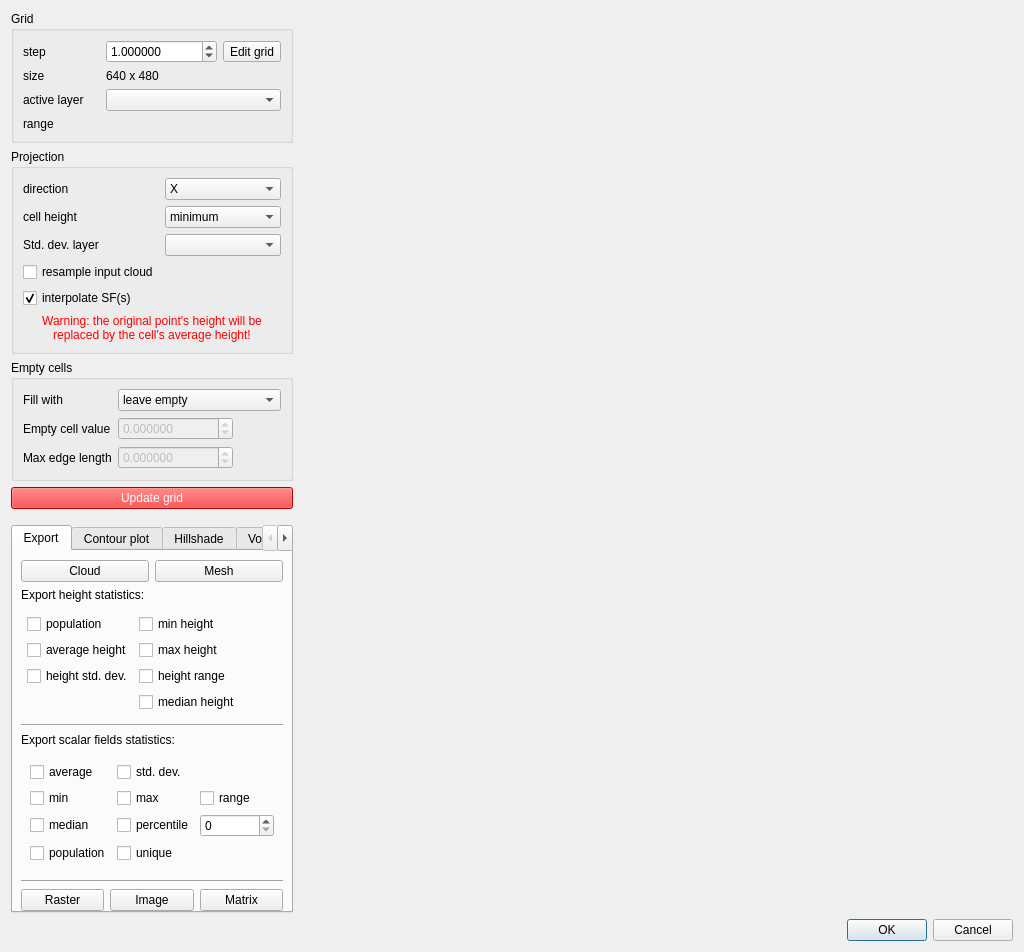
<?xml version="1.0" encoding="UTF-8"?>
<ui version="4.0">
 <class>RasterizeToolDialog</class>
 <widget class="QDialog" name="RasterizeToolDialog">
  <property name="geometry">
   <rect>
    <x>0</x>
    <y>0</y>
    <width>1024</width>
    <height>800</height>
   </rect>
  </property>
  <property name="windowTitle">
   <string>Rasterize</string>
  </property>
  <layout class="QVBoxLayout" name="verticalLayout_7">
   <item>
    <layout class="QHBoxLayout" name="horizontalLayout" stretch="0,1">
     <property name="spacing">
      <number>6</number>
     </property>
     <item>
      <widget class="QFrame" name="leftFrame">
       <property name="sizePolicy">
        <sizepolicy hsizetype="Maximum" vsizetype="Preferred">
         <horstretch>0</horstretch>
         <verstretch>0</verstretch>
        </sizepolicy>
       </property>
       <layout class="QVBoxLayout" name="verticalLayout" stretch="0,0,0,1,0,0">
        <property name="leftMargin">
         <number>0</number>
        </property>
        <property name="topMargin">
         <number>0</number>
        </property>
        <property name="rightMargin">
         <number>0</number>
        </property>
        <property name="bottomMargin">
         <number>0</number>
        </property>
        <item>
         <widget class="QGroupBox" name="groupBox">
          <property name="title">
           <string>Grid</string>
          </property>
          <layout class="QGridLayout" name="gridLayout">
           <property name="verticalSpacing">
            <number>6</number>
           </property>
           <item row="2" column="0">
            <widget class="QLabel" name="label_4">
             <property name="text">
              <string>size</string>
             </property>
            </widget>
           </item>
           <item row="1" column="0">
            <widget class="QLabel" name="label_2">
             <property name="text">
              <string>step</string>
             </property>
            </widget>
           </item>
           <item row="2" column="1">
            <widget class="QLabel" name="gridWidthLabel">
             <property name="text">
              <string notr="true">640 x 480</string>
             </property>
            </widget>
           </item>
           <item row="1" column="1">
            <layout class="QHBoxLayout" name="horizontalLayout_4">
             <item>
              <widget class="QDoubleSpinBox" name="gridStepDoubleSpinBox">
               <property name="toolTip">
                <string>size of step of the grid generated (in the same units as the coordinates of the point cloud)</string>
               </property>
               <property name="decimals">
                <number>6</number>
               </property>
               <property name="minimum">
                <double>0.000010000000000</double>
               </property>
               <property name="maximum">
                <double>100000.000000000000000</double>
               </property>
               <property name="singleStep">
                <double>0.001000000000000</double>
               </property>
               <property name="value">
                <double>1.000000000000000</double>
               </property>
              </widget>
             </item>
             <item>
              <widget class="QToolButton" name="editGridToolButton">
               <property name="text">
                <string>Edit grid</string>
               </property>
              </widget>
             </item>
            </layout>
           </item>
           <item row="3" column="0">
            <widget class="QLabel" name="label_13">
             <property name="toolTip">
              <string>Active layer (or 'scalar field')</string>
             </property>
             <property name="text">
              <string>active layer</string>
             </property>
            </widget>
           </item>
           <item row="3" column="1">
            <widget class="QComboBox" name="activeLayerComboBox"/>
           </item>
           <item row="4" column="0">
            <widget class="QLabel" name="label_7">
             <property name="text">
              <string>range</string>
             </property>
            </widget>
           </item>
           <item row="4" column="1">
            <widget class="QLabel" name="gridLayerRangeLabel">
             <property name="text">
              <string/>
             </property>
            </widget>
           </item>
          </layout>
         </widget>
        </item>
        <item>
         <widget class="QGroupBox" name="groupBox_2">
          <property name="title">
           <string>Projection</string>
          </property>
          <layout class="QGridLayout" name="gridLayout_3">
           <item row="2" column="1">
            <widget class="QComboBox" name="scalarFieldProjection">
             <property name="toolTip">
              <string>SF interpolation method</string>
             </property>
             <property name="currentIndex">
              <number>1</number>
             </property>
             <item>
              <property name="text">
               <string>minimum value</string>
              </property>
             </item>
             <item>
              <property name="text">
               <string>average value</string>
              </property>
             </item>
             <item>
              <property name="text">
               <string>maximum value</string>
              </property>
             </item>
             <item>
              <property name="text">
               <string>median value</string>
              </property>
             </item>
            </widget>
           </item>
           <item row="1" column="0">
            <widget class="QLabel" name="label_8">
             <property name="text">
              <string>cell height</string>
             </property>
            </widget>
           </item>
           <item row="0" column="0">
            <widget class="QLabel" name="label_9">
             <property name="text">
              <string>direction</string>
             </property>
            </widget>
           </item>
           <item row="3" column="0">
            <widget class="QCheckBox" name="resampleCloudCheckBox">
             <property name="sizePolicy">
              <sizepolicy hsizetype="Preferred" vsizetype="Fixed">
               <horstretch>0</horstretch>
               <verstretch>0</verstretch>
              </sizepolicy>
             </property>
             <property name="toolTip">
              <string>Use the nearest point of the input cloud in each cell instead of the cell center</string>
             </property>
             <property name="text">
              <string>resample input cloud</string>
             </property>
             <property name="checked">
              <bool>false</bool>
             </property>
            </widget>
           </item>
           <item row="0" column="1">
            <widget class="QComboBox" name="dimensionComboBox">
             <property name="currentIndex">
              <number>0</number>
             </property>
             <item>
              <property name="text">
               <string notr="true">X</string>
              </property>
             </item>
             <item>
              <property name="text">
               <string notr="true">Y</string>
              </property>
             </item>
             <item>
              <property name="text">
               <string notr="true">Z</string>
              </property>
             </item>
            </widget>
           </item>
           <item row="1" column="1">
            <widget class="QComboBox" name="heightProjectionComboBox">
             <property name="toolTip">
              <string>Per-cell height computation method:
 - minimum = lowest point in the cell
 - average = mean height of all points inside the cell
 - maximum = highest point in the cell
 - medain = median height of all points inside the cell
 - inverse var = inverse variance weighted mean. Calculate variance from Std.dev. SF field</string>
             </property>
             <property name="currentIndex">
              <number>0</number>
             </property>
             <item>
              <property name="text">
               <string>minimum</string>
              </property>
             </item>
             <item>
              <property name="text">
               <string>average</string>
              </property>
             </item>
             <item>
              <property name="text">
               <string>maximum</string>
              </property>
             </item>
             <item>
              <property name="text">
               <string>median</string>
              </property>
             </item>
             <item>
              <property name="text">
               <string>inverse var</string>
              </property>
             </item>
            </widget>
           </item>
           <item row="2" column="0">
            <widget class="QLabel" name="label_21">
             <property name="toolTip">
              <string>Active layer std. dev. scalar field</string>
             </property>
             <property name="text">
              <string>Std. dev. layer</string>
             </property>
            </widget>
           </item>
           <item row="2" column="1">
            <widget class="QComboBox" name="stdDevLayerComboBox"/>
           </item>
           <item row="4" column="0">
            <widget class="QCheckBox" name="interpolateSFCheckBox">
             <property name="sizePolicy">
              <sizepolicy hsizetype="Preferred" vsizetype="Fixed">
               <horstretch>0</horstretch>
               <verstretch>0</verstretch>
              </sizepolicy>
             </property>
             <property name="toolTip">
              <string>interpolate SF(s)</string>
             </property>
             <property name="text">
              <string>interpolate SF(s)</string>
             </property>
             <property name="checked">
              <bool>true</bool>
             </property>
            </widget>
           </item>
           <item row="5" column="0" colspan="2">
            <widget class="QLabel" name="warningResampleWithAverageLabel">
             <property name="enabled">
              <bool>false</bool>
             </property>
             <property name="styleSheet">
              <string notr="true">color:red;</string>
             </property>
             <property name="text">
              <string>Warning: the original point's height will be
replaced by the cell's average height!</string>
             </property>
             <property name="alignment">
              <set>Qt::AlignCenter</set>
             </property>
            </widget>
           </item>
          </layout>
         </widget>
        </item>
        <item>
         <widget class="QGroupBox" name="emptyCellsFrame">
          <property name="title">
           <string>Empty cells</string>
          </property>
          <layout class="QFormLayout" name="formLayout">
           <property name="fieldGrowthPolicy">
            <enum>QFormLayout::ExpandingFieldsGrow</enum>
           </property>
           <property name="verticalSpacing">
            <number>6</number>
           </property>
           <item row="0" column="0">
            <widget class="QLabel" name="label_5">
             <property name="text">
              <string>Fill with</string>
             </property>
            </widget>
           </item>
           <item row="0" column="1">
            <widget class="QComboBox" name="fillEmptyCellsComboBox">
             <property name="sizePolicy">
              <sizepolicy hsizetype="MinimumExpanding" vsizetype="Fixed">
               <horstretch>0</horstretch>
               <verstretch>0</verstretch>
              </sizepolicy>
             </property>
             <property name="toolTip">
              <string>choose the value to fill the cells in which no point is projected : minimum value over the whole point cloud or average value (over the whole cloud also)</string>
             </property>
             <item>
              <property name="text">
               <string>leave empty</string>
              </property>
             </item>
             <item>
              <property name="text">
               <string>minimum height</string>
              </property>
             </item>
             <item>
              <property name="text">
               <string>average height</string>
              </property>
             </item>
             <item>
              <property name="text">
               <string>maximum height</string>
              </property>
             </item>
             <item>
              <property name="text">
               <string>user specified value</string>
              </property>
             </item>
             <item>
              <property name="text">
               <string>interpolate</string>
              </property>
             </item>
            </widget>
           </item>
           <item row="1" column="1">
            <widget class="QDoubleSpinBox" name="emptyValueDoubleSpinBox">
             <property name="enabled">
              <bool>false</bool>
             </property>
             <property name="sizePolicy">
              <sizepolicy hsizetype="Preferred" vsizetype="Fixed">
               <horstretch>0</horstretch>
               <verstretch>0</verstretch>
              </sizepolicy>
             </property>
             <property name="toolTip">
              <string>Custom value for empty cells</string>
             </property>
             <property name="decimals">
              <number>6</number>
             </property>
             <property name="minimum">
              <double>-999999999.000000000000000</double>
             </property>
             <property name="maximum">
              <double>999999999.000000000000000</double>
             </property>
            </widget>
           </item>
           <item row="1" column="0">
            <widget class="QLabel" name="label">
             <property name="text">
              <string>Empty cell value</string>
             </property>
            </widget>
           </item>
           <item row="2" column="0">
            <widget class="QLabel" name="label_3">
             <property name="text">
              <string>Max edge length</string>
             </property>
            </widget>
           </item>
           <item row="2" column="1">
            <widget class="QDoubleSpinBox" name="maxEdgeLengthDoubleSpinBox">
             <property name="enabled">
              <bool>false</bool>
             </property>
             <property name="toolTip">
              <string>Max edge length for interpolation/triangulation
(ignored if zero)</string>
             </property>
             <property name="decimals">
              <number>6</number>
             </property>
             <property name="minimum">
              <double>-999999999.000000000000000</double>
             </property>
             <property name="maximum">
              <double>999999999.000000000000000</double>
             </property>
            </widget>
           </item>
          </layout>
         </widget>
        </item>
        <item>
         <widget class="QPushButton" name="updateGridPushButton">
          <property name="sizePolicy">
           <sizepolicy hsizetype="Preferred" vsizetype="Fixed">
            <horstretch>0</horstretch>
            <verstretch>0</verstretch>
           </sizepolicy>
          </property>
          <property name="styleSheet">
           <string notr="true">color: white; background-color:red;</string>
          </property>
          <property name="text">
           <string>Update grid</string>
          </property>
         </widget>
        </item>
        <item>
         <spacer name="verticalSpacer_2">
          <property name="orientation">
           <enum>Qt::Vertical</enum>
          </property>
          <property name="sizeType">
           <enum>QSizePolicy::MinimumExpanding</enum>
          </property>
          <property name="sizeHint" stdset="0">
           <size>
            <width>20</width>
            <height>10</height>
           </size>
          </property>
         </spacer>
        </item>
        <item>
         <widget class="QTabWidget" name="tabWidget">
          <property name="sizePolicy">
           <sizepolicy hsizetype="Preferred" vsizetype="Preferred">
            <horstretch>0</horstretch>
            <verstretch>0</verstretch>
           </sizepolicy>
          </property>
          <property name="currentIndex">
           <number>0</number>
          </property>
          <widget class="QWidget" name="exportTab">
           <attribute name="title">
            <string>Export</string>
           </attribute>
           <layout class="QVBoxLayout" name="verticalLayout_3">
            <property name="leftMargin">
             <number>8</number>
            </property>
            <property name="rightMargin">
             <number>8</number>
            </property>
            <property name="bottomMargin">
             <number>0</number>
            </property>
            <item>
             <layout class="QHBoxLayout" name="horizontalLayout_6">
              <item>
               <widget class="QPushButton" name="generateCloudPushButton">
                <property name="toolTip">
                 <string>Export grid as a point cloud</string>
                </property>
                <property name="text">
                 <string>Cloud</string>
                </property>
               </widget>
              </item>
              <item>
               <widget class="QPushButton" name="generateMeshPushButton">
                <property name="toolTip">
                 <string>Export grid as a mesh</string>
                </property>
                <property name="text">
                 <string>Mesh</string>
                </property>
               </widget>
              </item>
             </layout>
            </item>
            <item>
             <widget class="QLabel" name="label_12">
              <property name="text">
               <string>Export height statistics:</string>
              </property>
             </widget>
            </item>
            <item>
             <widget class="QFrame" name="exportCloudSFFrame">
              <property name="sizePolicy">
               <sizepolicy hsizetype="Preferred" vsizetype="Expanding">
                <horstretch>0</horstretch>
                <verstretch>0</verstretch>
               </sizepolicy>
              </property>
              <property name="frameShape">
               <enum>QFrame::NoFrame</enum>
              </property>
              <property name="frameShadow">
               <enum>QFrame::Plain</enum>
              </property>
              <layout class="QFormLayout" name="formLayout_4">
               <property name="labelAlignment">
                <set>Qt::AlignLeading|Qt::AlignLeft|Qt::AlignVCenter</set>
               </property>
               <property name="leftMargin">
                <number>6</number>
               </property>
               <property name="topMargin">
                <number>6</number>
               </property>
               <property name="rightMargin">
                <number>6</number>
               </property>
               <property name="bottomMargin">
                <number>6</number>
               </property>
               <item row="0" column="0">
                <widget class="QCheckBox" name="generateCountSFcheckBox">
                 <property name="toolTip">
                  <string>Adds a scalar field with the grid density (= number of points inside each cell)</string>
                 </property>
                 <property name="text">
                  <string>population</string>
                 </property>
                </widget>
               </item>
               <item row="0" column="1">
                <widget class="QCheckBox" name="generateMinHeightSFcheckBox">
                 <property name="toolTip">
                  <string>Adds a scalar field with the min. height of the points inside the cell</string>
                 </property>
                 <property name="text">
                  <string>min height</string>
                 </property>
                </widget>
               </item>
               <item row="1" column="0">
                <widget class="QCheckBox" name="generateAvgHeightSFcheckBox">
                 <property name="toolTip">
                  <string>Adds a scalar field with the average height of the points inside the cell</string>
                 </property>
                 <property name="text">
                  <string>average height</string>
                 </property>
                </widget>
               </item>
               <item row="1" column="1">
                <widget class="QCheckBox" name="generateMaxHeightSFcheckBox">
                 <property name="toolTip">
                  <string>Adds a scalar field with the max. height of the points inside the cell</string>
                 </property>
                 <property name="text">
                  <string>max height</string>
                 </property>
                </widget>
               </item>
               <item row="2" column="0">
                <widget class="QCheckBox" name="generateStdDevHeightSFcheckBox">
                 <property name="toolTip">
                  <string>Adds a scalar field with the standard deviation of the heights of the points inside the cell</string>
                 </property>
                 <property name="text">
                  <string>height std. dev.</string>
                 </property>
                </widget>
               </item>
               <item row="2" column="1">
                <widget class="QCheckBox" name="generateHeightRangeSFcheckBox">
                 <property name="toolTip">
                  <string>Adds a scalar field with the standard deviation of the heights of the points inside the cell</string>
                 </property>
                 <property name="text">
                  <string>height range</string>
                 </property>
                </widget>
               </item>
               <item row="3" column="1">
                <widget class="QCheckBox" name="generateMedianHeightSFcheckBox">
                 <property name="toolTip">
                  <string>Adds a scalar field with the median height of the points inside the cell</string>
                 </property>
                 <property name="text">
                  <string>median height</string>
                 </property>
                </widget>
               </item>

              </layout>
             </widget>
            </item>

            <item>
             <widget class="Line" name="line_2">
              <property name="orientation">
               <enum>Qt::Horizontal</enum>
              </property>
             </widget>
            </item>

            <item>
             <widget class="QLabel" name="label_22">
              <property name="text">
               <string>Export scalar fields statistics:</string>
              </property>
             </widget>
            </item>

            <item>
             <widget class="QFrame" name="exportSFCloudSFFrame">
              <property name="sizePolicy">
               <sizepolicy hsizetype="Preferred" vsizetype="Expanding">
                <horstretch>0</horstretch>
                <verstretch>0</verstretch>
               </sizepolicy>
              </property>
              <property name="frameShape">
               <enum>QFrame::NoFrame</enum>
              </property>
              <property name="frameShadow">
               <enum>QFrame::Plain</enum>
              </property>
              <layout class="QGridLayout" name="gridLayout_2">
			   <property name="verticalSpacing">
				<number>6</number>
			   </property>

               <item row="0" column="0">
                <widget class="QCheckBox" name="generateSFStatisticsAverageCheckBox">
                 <property name="toolTip">
                  <string>Adds a scalar field for each input scalar field, with an average of values withih each cell</string>
                 </property>
                 <property name="text">
                  <string>average</string>
                 </property>
                </widget>
               </item>
               <item row="0" column="1">
                <widget class="QCheckBox" name="generateSFStatisticsStdDevCheckBox">
                 <property name="toolTip">
                  <string>Adds a scalar field for each input scalar field, with the standard deviation of values within each cell</string>
                 </property>
                 <property name="text">
                  <string>std. dev.</string>
                 </property>
                </widget>
               </item>
               
			   <item row="1" column="0">
                <widget class="QCheckBox" name="generateSFStatisticsMinCheckBox">
                 <property name="toolTip">
                  <string>Adds a scalar field for each input scalar field, with the minimum value inside each cell</string>
                 </property>
                 <property name="text">
                  <string>min</string>
                 </property>
                </widget>
               </item>
               <item row="1" column="1">
                <widget class="QCheckBox" name="generateSFStatisticsMaxCheckBox">
                 <property name="toolTip">
                  <string>Adds a scalar field for each input scalar field, with the maximum value inside each cell</string>
                 </property>
                 <property name="text">
                  <string>max</string>
                 </property>
                </widget>
               </item>
               <item row="1" column="2">
                <widget class="QCheckBox" name="generateSFStatisticsRangeCheckBox">
                 <property name="toolTip">
                  <string>Adds a scalar field for each input scalar field, with the range of values within each cell (= max - min)</string>
                 </property>
                 <property name="text">
                  <string>range</string>
                 </property>
                </widget>
               </item>
               
			   <item row="2" column="0">
                <widget class="QCheckBox" name="generateSFStatisticsMedianCheckBox">
                 <property name="toolTip">
                  <string>Adds a scalar field for each input scalar field, with the median of values within each cell (= p50 percentile)</string>
                 </property>
                 <property name="text">
                  <string>median</string>
                 </property>
                </widget>
               </item>
			   <item row="2" column="1">
                <widget class="QCheckBox" name="generateSFStatisticsPercentileCheckBox">
                 <property name="toolTip">
                  <string>Adds a scalar field for each input scalar field, with a specific percentile within each cell</string>
                 </property>
                 <property name="text">
                  <string>percentile</string>
                 </property>
                </widget>
               </item>
			   <item row="2" column="2">
				<widget class="QDoubleSpinBox" name="generateSFStatisticsPercentileDoubleSpinBox">
				 <property name="enabled">
				  <bool>true</bool>
				 </property>
				 <property name="toolTip">
				  <string>Percentile value 0-100</string>
				 </property>
				 <property name="decimals">
				  <number>0</number>
				 </property>
				 <property name="minimum">
				  <double>0</double>
				 </property>
				 <property name="maximum">
				  <double>100</double>
				 </property>
				</widget>
			   </item>

               <item row="3" column="0">
                <widget class="QCheckBox" name="generateSFStatisticsPopulationCheckBox">
                 <property name="toolTip">
                  <string>Adds a scalar field for each input scalar field, with grid density (= number of points inside each cell)</string>
                 </property>
                 <property name="text">
                  <string>population</string>
                 </property>
                </widget>
               </item>
               <item row="3" column="1">
                <widget class="QCheckBox" name="generateSFStatisticsUniqueCheckBox">
                 <property name="toolTip">
                  <string>Adds a scalar field for each input scalar field, with the number of unique values within each cell</string>
                 </property>
                 <property name="text">
                  <string>unique</string>
                 </property>
                </widget>
               </item>

              </layout>
             </widget>
            </item>




            <item>
             <spacer name="verticalSpacer">
              <property name="orientation">
               <enum>Qt::Vertical</enum>
              </property>
              <property name="sizeHint" stdset="0">
               <size>
                <width>20</width>
                <height>40</height>
               </size>
              </property>
             </spacer>
            </item>
            <item>
             <widget class="Line" name="line">
              <property name="orientation">
               <enum>Qt::Horizontal</enum>
              </property>
             </widget>
            </item>
            <item>
             <layout class="QHBoxLayout" name="horizontalLayout_8">
              <item>
               <widget class="QPushButton" name="generateRasterPushButton">
                <property name="toolTip">
                 <string>Export grid as a raster (geotiff)</string>
                </property>
                <property name="text">
                 <string>Raster</string>
                </property>
               </widget>
              </item>
              <item>
               <widget class="QPushButton" name="generateImagePushButton">
                <property name="toolTip">
                 <string>Export grid as an image</string>
                </property>
                <property name="text">
                 <string>Image</string>
                </property>
               </widget>
              </item>
              <item>
               <widget class="QPushButton" name="generateASCIIPushButton">
                <property name="toolTip">
                 <string>Export grid as a matrix (text file)</string>
                </property>
                <property name="text">
                 <string>Matrix</string>
                </property>
               </widget>
              </item>
             </layout>
            </item>
           </layout>
          </widget>
          <widget class="QWidget" name="contourTab">
           <attribute name="title">
            <string>Contour plot</string>
           </attribute>
           <layout class="QVBoxLayout" name="verticalLayout_4">
            <property name="leftMargin">
             <number>8</number>
            </property>
            <property name="rightMargin">
             <number>8</number>
            </property>
            <property name="bottomMargin">
             <number>0</number>
            </property>
            <item>
             <widget class="QLabel" name="label_15">
              <property name="font">
               <font>
                <italic>true</italic>
               </font>
              </property>
              <property name="styleSheet">
               <string notr="true">color: blue;</string>
              </property>
              <property name="text">
               <string>The contour plot is computed on the active layer</string>
              </property>
             </widget>
            </item>
            <item>
             <layout class="QFormLayout" name="formLayout_3">
              <item row="0" column="0">
               <widget class="QLabel" name="label_6">
                <property name="text">
                 <string>Start value</string>
                </property>
               </widget>
              </item>
              <item row="0" column="1">
               <widget class="QDoubleSpinBox" name="contourStartDoubleSpinBox">
                <property name="decimals">
                 <number>6</number>
                </property>
                <property name="minimum">
                 <double>-1000000000.000000000000000</double>
                </property>
                <property name="maximum">
                 <double>1000000000.000000000000000</double>
                </property>
               </widget>
              </item>
              <item row="1" column="0">
               <widget class="QLabel" name="label_10">
                <property name="text">
                 <string>step</string>
                </property>
               </widget>
              </item>
              <item row="1" column="1">
               <widget class="QDoubleSpinBox" name="contourStepDoubleSpinBox">
                <property name="decimals">
                 <number>6</number>
                </property>
                <property name="minimum">
                 <double>0.000001000000000</double>
                </property>
                <property name="maximum">
                 <double>1000000000.000000000000000</double>
                </property>
               </widget>
              </item>
              <item row="2" column="0">
               <widget class="QLabel" name="label_11">
                <property name="text">
                 <string>Min. vertex count</string>
                </property>
               </widget>
              </item>
              <item row="2" column="1">
               <widget class="QSpinBox" name="minVertexCountSpinBox">
                <property name="toolTip">
                 <string>Min vertex count per iso-line (to ignore the smallest ones)</string>
                </property>
                <property name="minimum">
                 <number>3</number>
                </property>
                <property name="maximum">
                 <number>10000000</number>
                </property>
               </widget>
              </item>
              <item row="3" column="0">
               <widget class="QLabel" name="label_14">
                <property name="text">
                 <string>Line width</string>
                </property>
               </widget>
              </item>
              <item row="3" column="1">
               <widget class="QSpinBox" name="contourWidthSpinBox">
                <property name="toolTip">
                 <string>Default contour lines width</string>
                </property>
                <property name="minimum">
                 <number>1</number>
                </property>
                <property name="maximum">
                 <number>10</number>
                </property>
               </widget>
              </item>
             </layout>
            </item>
            <item>
             <layout class="QHBoxLayout" name="horizontalLayout_5">
              <item>
               <widget class="QCheckBox" name="colorizeContoursCheckBox">
                <property name="text">
                 <string>colorize</string>
                </property>
               </widget>
              </item>
              <item>
               <widget class="QCheckBox" name="ignoreContourBordersCheckBox">
                <property name="text">
                 <string>ignore borders</string>
                </property>
                <property name="checked">
                 <bool>true</bool>
                </property>
               </widget>
              </item>
              <item>
               <spacer name="horizontalSpacer">
                <property name="orientation">
                 <enum>Qt::Horizontal</enum>
                </property>
                <property name="sizeHint" stdset="0">
                 <size>
                  <width>40</width>
                  <height>20</height>
                 </size>
                </property>
               </spacer>
              </item>
             </layout>
            </item>
            <item>
             <widget class="QCheckBox" name="projectContoursOnAltCheckBox">
              <property name="enabled">
               <bool>false</bool>
              </property>
              <property name="text">
               <string>project contours on the altitude layer</string>
              </property>
             </widget>
            </item>
            <item>
             <layout class="QHBoxLayout" name="horizontalLayout_7">
              <item>
               <widget class="QPushButton" name="clearContoursPushButton">
                <property name="enabled">
                 <bool>false</bool>
                </property>
                <property name="toolTip">
                 <string>Remove all contour lines</string>
                </property>
                <property name="text">
                 <string>Clear</string>
                </property>
               </widget>
              </item>
              <item>
               <widget class="QPushButton" name="exportContoursPushButton">
                <property name="enabled">
                 <bool>false</bool>
                </property>
                <property name="toolTip">
                 <string>Export contour lines to the DB tree</string>
                </property>
                <property name="text">
                 <string>Export</string>
                </property>
               </widget>
              </item>
              <item>
               <widget class="QPushButton" name="generateContoursPushButton">
                <property name="text">
                 <string>Generate</string>
                </property>
               </widget>
              </item>
             </layout>
            </item>
           </layout>
          </widget>
          <widget class="QWidget" name="hillshadeTab">
           <attribute name="title">
            <string>Hillshade</string>
           </attribute>
           <layout class="QVBoxLayout" name="verticalLayout_5">
            <property name="bottomMargin">
             <number>0</number>
            </property>
            <item>
             <widget class="QLabel" name="label_17">
              <property name="font">
               <font>
                <italic>true</italic>
               </font>
              </property>
              <property name="styleSheet">
               <string notr="true">color: blue;</string>
              </property>
              <property name="text">
               <string>Hillshade is computed on the height layer</string>
              </property>
             </widget>
            </item>
            <item>
             <layout class="QFormLayout" name="formLayout_5">
              <item row="0" column="0">
               <widget class="QLabel" name="label_17b">
                <property name="text">
                 <string>Sun zenith</string>
                </property>
               </widget>
              </item>
              <item row="0" column="1">
               <widget class="QSpinBox" name="sunZenithSpinBox">
                <property name="toolTip">
                 <string>Zenith angle (in degrees) = 90 - altitude angle</string>
                </property>
                <property name="suffix">
                 <string> deg.</string>
                </property>
                <property name="maximum">
                 <number>90</number>
                </property>
                <property name="singleStep">
                 <number>5</number>
                </property>
                <property name="value">
                 <number>45</number>
                </property>
               </widget>
              </item>
              <item row="1" column="0">
               <widget class="QLabel" name="label_18">
                <property name="text">
                 <string>Sun azimuth</string>
                </property>
               </widget>
              </item>
              <item row="1" column="1">
               <widget class="QSpinBox" name="sunAzimuthSpinBox">
                <property name="toolTip">
                 <string>Azimuth angle (in degrees)</string>
                </property>
                <property name="suffix">
                 <string> deg.</string>
                </property>
                <property name="maximum">
                 <number>360</number>
                </property>
                <property name="singleStep">
                 <number>5</number>
                </property>
                <property name="value">
                 <number>315</number>
                </property>
               </widget>
              </item>
             </layout>
            </item>
            <item>
             <spacer name="verticalSpacer_3">
              <property name="orientation">
               <enum>Qt::Vertical</enum>
              </property>
              <property name="sizeHint" stdset="0">
               <size>
                <width>20</width>
                <height>40</height>
               </size>
              </property>
             </spacer>
            </item>
            <item>
             <widget class="QPushButton" name="generateHillshadePushButton">
              <property name="text">
               <string>Generate</string>
              </property>
             </widget>
            </item>
           </layout>
          </widget>
          <widget class="QWidget" name="volumeTab">
           <attribute name="title">
            <string>Volume</string>
           </attribute>
           <layout class="QFormLayout" name="formLayout_6">
            <property name="bottomMargin">
             <number>0</number>
            </property>
            <item row="0" column="0">
             <widget class="QLabel" name="label_19">
              <property name="text">
               <string>Volume</string>
              </property>
             </widget>
            </item>
            <item row="0" column="1">
             <widget class="QLabel" name="volumeLabel">
              <property name="text">
               <string notr="true">0</string>
              </property>
             </widget>
            </item>
            <item row="1" column="0">
             <widget class="QLabel" name="label_20">
              <property name="text">
               <string>Non empty cells</string>
              </property>
             </widget>
            </item>
            <item row="1" column="1">
             <widget class="QLabel" name="filledCellsPercentageLabel">
              <property name="text">
               <string notr="true">0%</string>
              </property>
             </widget>
            </item>
           </layout>
          </widget>
         </widget>
        </item>
       </layout>
      </widget>
     </item>
     <item>
      <layout class="QVBoxLayout" name="verticalLayout_6">
       <property name="spacing">
        <number>0</number>
       </property>
       <item>
        <widget class="QLabel" name="cloudNameLabel">
         <property name="minimumSize">
          <size>
           <width>0</width>
           <height>20</height>
          </size>
         </property>
         <property name="alignment">
          <set>Qt::AlignCenter</set>
         </property>
         <property name="textInteractionFlags">
          <set>Qt::NoTextInteraction</set>
         </property>
        </widget>
       </item>
       <item>
        <widget class="QFrame" name="mapFrame">
         <property name="sizePolicy">
          <sizepolicy hsizetype="Expanding" vsizetype="Expanding">
           <horstretch>0</horstretch>
           <verstretch>0</verstretch>
          </sizepolicy>
         </property>
         <property name="minimumSize">
          <size>
           <width>512</width>
           <height>512</height>
          </size>
         </property>
        </widget>
       </item>
      </layout>
     </item>
    </layout>
   </item>
   <item>
    <widget class="QDialogButtonBox" name="buttonBox">
     <property name="standardButtons">
      <set>QDialogButtonBox::Cancel|QDialogButtonBox::Ok</set>
     </property>
    </widget>
   </item>
  </layout>
 </widget>
 <resources/>
 <connections>
  <connection>
   <sender>interpolateSFCheckBox</sender>
   <signal>toggled(bool)</signal>
   <receiver>scalarFieldProjection</receiver>
   <slot>setEnabled(bool)</slot>
   <hints>
    <hint type="sourcelabel">
     <x>79</x>
     <y>308</y>
    </hint>
    <hint type="destinationlabel">
     <x>207</x>
     <y>308</y>
    </hint>
   </hints>
  </connection>
 </connections>
</ui>
